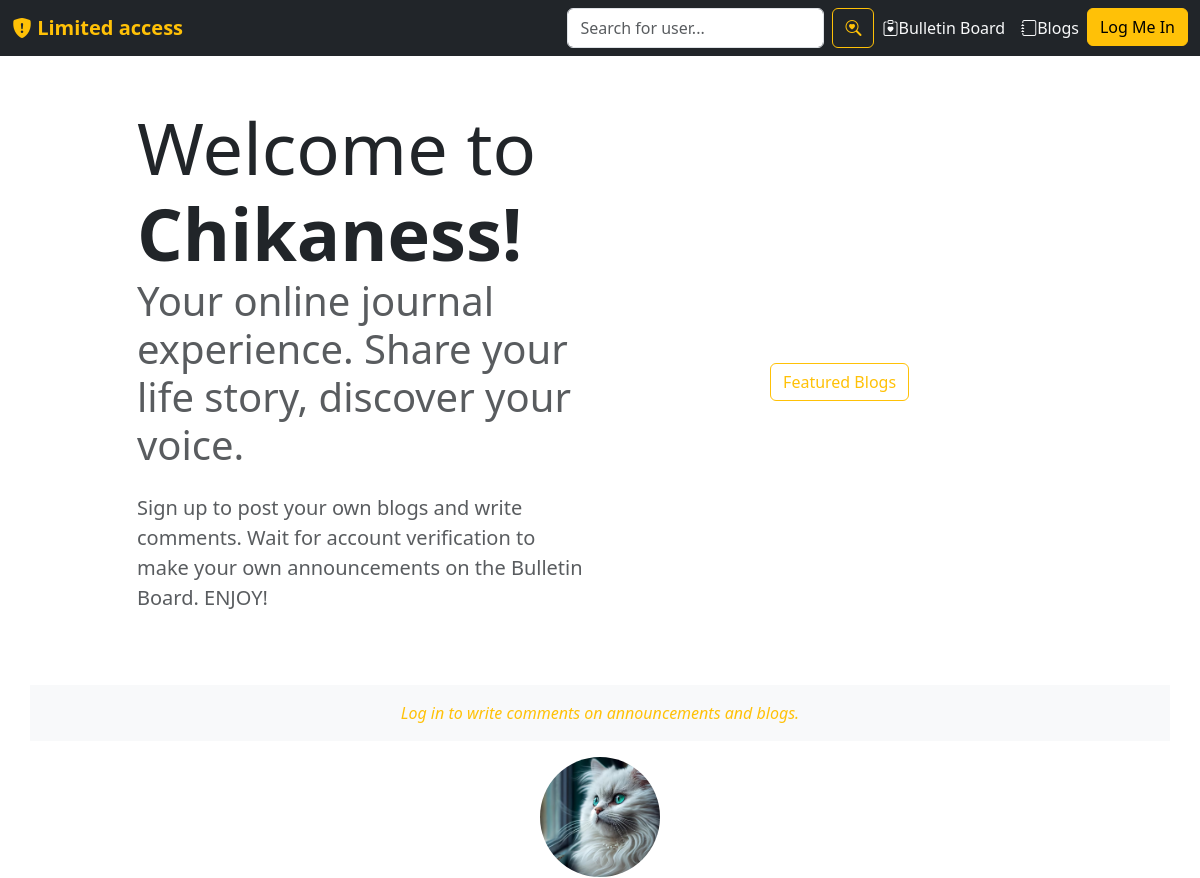
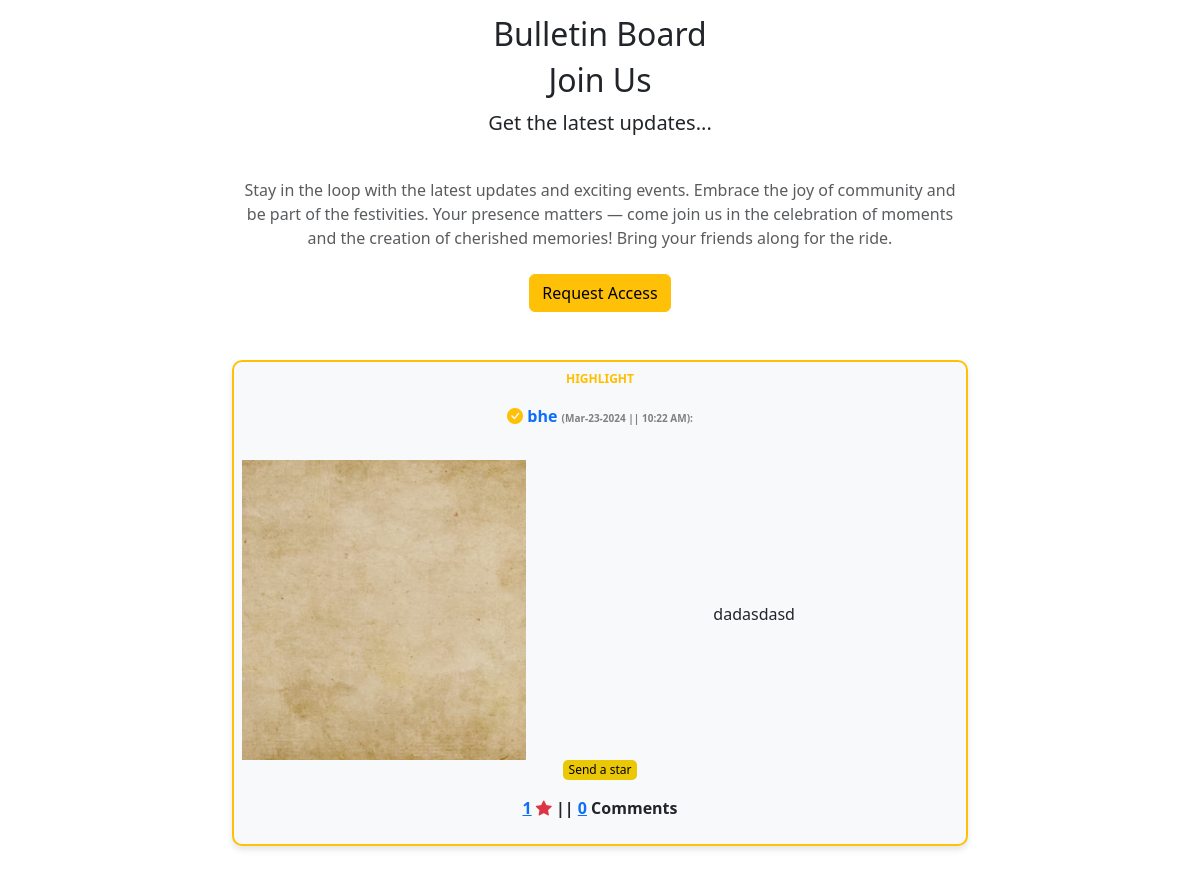
/, run on an earlier commit of the app's database (2 pictures, top to bottom).
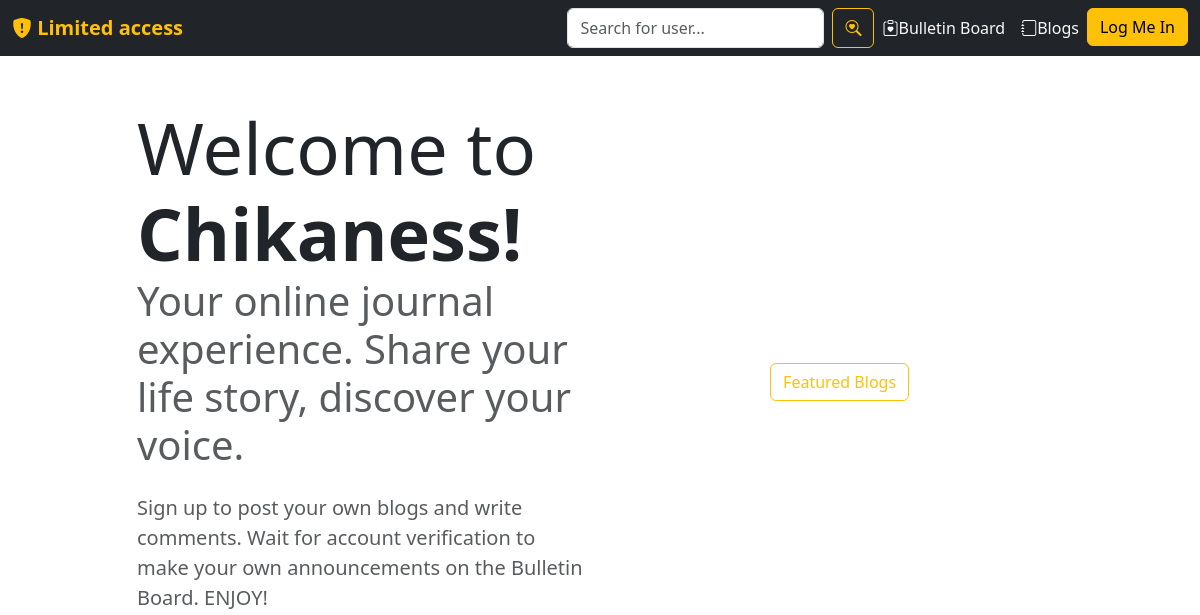
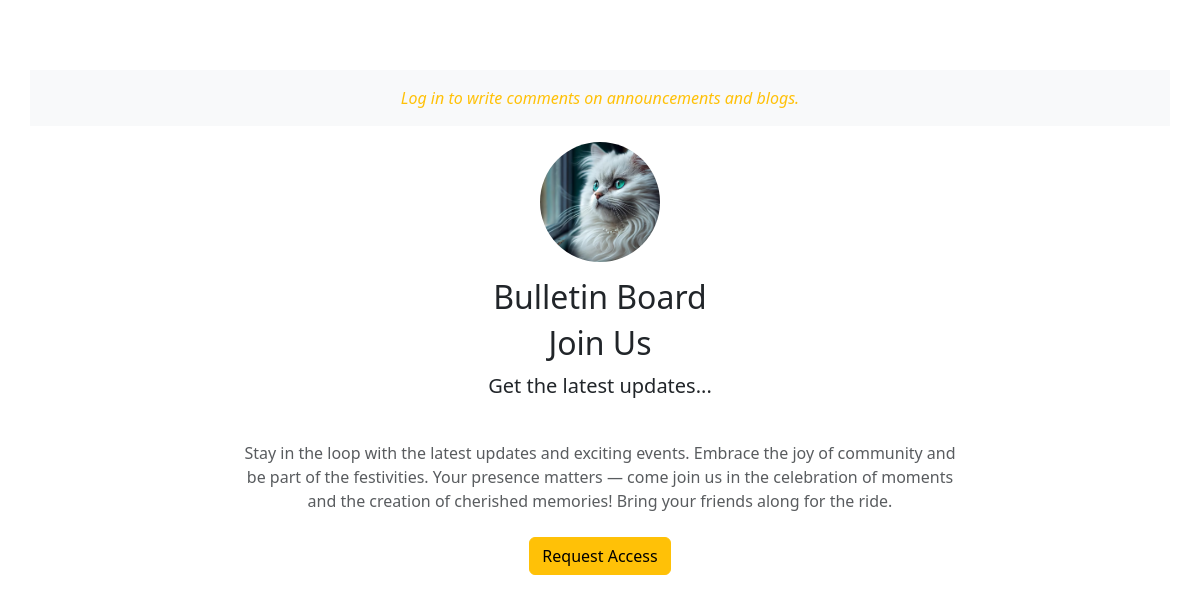
And on a later commit of the database (2 pictures, top to bottom).
### users/models.py (models this page shows, shortened)
class BulletinBoard(models.Model):
    id = models.UUIDField(primary_key=True, default=uuid.uuid4)
    user = models.CharField(max_length=100)
    content = models.TextField()
    image = models.ImageField(default='read-me.jpg', upload_to='announcement_pics')
    liked = models.ManyToManyField(User, default=None, blank=True, related_name='liked')
    created_at = models.DateTimeField(default=datetime.now)
    no_of_likes = models.IntegerField(default=0)
    no_of_comments = models.IntegerField(default=0)
    highlight = models.BooleanField(default=False)

### users/views.py (the view)
# urls.py: path('',views.index,name='index'),
def index(request):
    user_profile = None
    if request.user.is_authenticated:
        try:
            user_object = User.objects.get(username=request.user.username)
            user_profile = Profile.objects.get(user=user_object)
        except User.DoesNotExist or Profile.DoesNotExist:
            pass
    all_posts = BulletinBoard.objects.all().order_by('-created_at')
    user_following_list = []
    feed = []
    user_following = FollowersCount.objects.filter(follower=request.user.username)
    for users in user_following:
        user_following_list.append(users.user)
    for usernames in user_following_list:
        feed_lists = BulletinBoard.objects.filter(user=usernames).order_by('-created_at')
        feed.append(feed_lists)
    highlighted_posts = BulletinBoard.objects.filter(highlight=True)
    feed_list = list(chain(*feed)) + list(highlighted_posts)
    first_20_posts = feed_list[:18]
    return render(request, 'users/index.html', {'user_profile': user_profile, 'posts': first_20_posts})

### users/templates/users/index.html (shortened to what the changed rows need)
{% load static %}
<!doctype html>
<html lang="en">
<head>
    <link href="https://cdn.jsdelivr.net/npm/bootstrap@5.3.2/dist/css/bootstrap.min.css" rel="stylesheet">
    <link rel="stylesheet" href="https://cdn.jsdelivr.net/npm/bootstrap-icons@1.11.2/font/bootstrap-icons.min.css">
    <link rel="stylesheet" href="https://cdnjs.cloudflare.com/ajax/libs/lightbox2/2.11.3/css/lightbox.min.css">
</head>
<body>
    <section id="yaela">
        <div class="container-lg mt-5">
            <div class="row justify-content-center align-items-center">
                <div class="col-md-5 text-center text-md-start">
                    <h1>
                        <div class="display-2">Welcome to<span class="fw-bold"> Chikaness!</span></div>
                        <div class="display-6 text-muted">Your online journal experience. Share your life story, discover your voice.</div>
                    </h1>
                </div>
            </div>
        </div>
    </section>
    <section id="bulletin-board">
        <div class="container mb-0 pb-5 mt-5">
            <div class="text-center pt-3">
                <h2>Bulletin Board</h2>
            </div>
                {% if user.is_authenticated %}
                {% else %}
                <div class="container mb-0 pb-5">
                    <div class="text-center">
                        <h2>Join Us</h2>
                    </div>
                </div>
                {% endif %}
            <div class="row justify-content-center">
                <div class="col-md-8 text-center">
                    {% for post in posts %}
                    {% if post.highlight %}
                    <div class="bg-light border border-2 border-warning p-2 mb-3" style="
                    border-radius:10px;
                    box-shadow: 0 4px 6px rgba(0, 0, 0, 0.1);
                    ">
                    <div class="">
                        <p style="font-size:12px;
                                font-weight:bolder; color:rgb(255, 191, 0);
                                margin-bottom: 1px;">HIGHLIGHT</p>
                            <p class="fw-bold text-warning">
                                <a href="{% url 'profile' username=post.user %}" style="text-decoration: none;">
                        <p class="fw-bold text-warning">
                            <a href="{% url 'profile' username=post.user %}" style="text-decoration: none;">
                                <i class="bi bi-check-circle-fill text-warning"></i>
                                 <span>{{ post.user }}</span>
                            </a>
                                <span style="font-size:10px; color:gray;">
                                ({{ post.created_at|date:"M-d-Y" }} || {{ post.created_at|time:"g:i A" }}):
                            </span>
                        </p>
                    <div class="row align-items-center pt-3">
                        <div class="col-lg-5">
                             <a href="{{ post.image.url }}" data-lightbox="image" class="lightbox-link">
                            <img src="{{ post.image.url }}" style="object-fit:cover; width:100%; height: 300px;">
                            <div class="close-button">x</div>
                            </a>
                        </div>
                        <div class="col-lg-7">
                            <p class="text-muted my-4" style="text-align: left;">
                                <div class="bulletin-post" id="post{{ post.id }}">
                                    {{ post.content|truncatewords:60 }}
                                </div>
                            </p>
                        </div>
                    </div>
                    {% endif %}
                        </div>
                        <form action="{% url 'users:like-post' %}" method="POST" class="like-form" id="{{post.id}}">
                            <p class="fst-italic" style="font-size:12px;">
                                {% if user not in post.liked.all %}
                                <button type="submit" style="border:none; border-radius:5px; background-color:#ebc805;" class="like-btn{{post.id}}">
                                    Send a star
                                </button>
                                {% else %}
                                <button type="submit" style="border:none; border-radius:5px; background-color:#ebc805;" class="like-btn{{post.id}}">
                                    Unsend star
                                </button>
                                {% endif %}
                                <div class="d-inline fw-bold">
                                    <a href="{% url 'users:likers' post.id %}"
                                    {% comment %} data-bs-toggle="modal" data-bs-target="#likersModal"> {% endcomment %}
                                        <span class="like-count{{post.id}}">{{ post.no_of_likes }}</a></span>
                                    <span><i class="bi bi-star-fill text-danger"></i></span> ||
                                    <a href="{% url 'users:likers' post.id %}">
                                        <span>{{ post.no_of_comments }}</span></a>
                                        {% if post.no_of_comments == 1 %}Comment
                                        {%else%} Comments {% endif %}
                                </div>
                            </p>
                        </form>
                    </div>
                    {% endfor %}
                </div>
            </div>
        </div>
    </section>
</body>
</html>

What changed in the data, as far as the page shows it:
removed BulletinBoard: user "bhe", created_at "Mar-23-2024", created_at "10:22 AM", image (picture), content "dadasdasd", no_of_likes "1", no_of_comments "0", shows "Comments"
